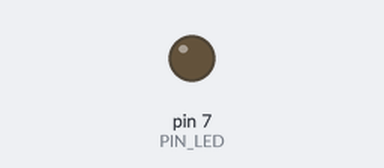
Recording of a sketch running on a simulated Arduino Uno, built with avr-gcc and run on an emulated ATmega328P. Parts: output pins drawn as LEDs (lit = HIGH). What the sketch prints to the serial monitor is not drawn.

Above: at 0.05 s.
At 0.45 s:
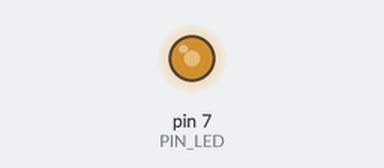
At 0.85 s:
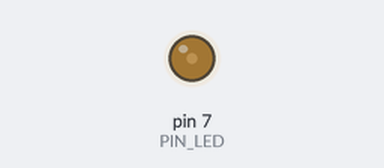
At 2.0 s:
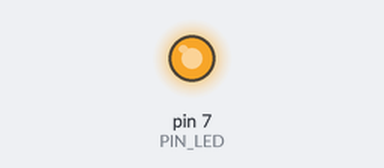
Timing chart, 0 to 4.7 s (numbered marks = the images above):
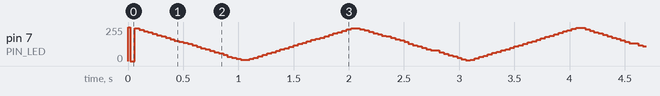

The sketch:

project1.ino
```cpp
#define PIN_LED 7 // LED connected to digital pin 7

int set_period(int period) { // period: 100 to 10000 (unit: us)
  return period;
}

double set_p = set_period(10000); // set a period
double upper_p = 1000000/set_p/2/100;

void set_duty(int duty){ // duty: 0 to 100 (unit: %)
  for (int i=0 ; i < upper_p ; i += 1){
    digitalWrite(PIN_LED, 0);
    delayMicroseconds(set_p/100*duty);
    digitalWrite(PIN_LED, 1);
    delayMicroseconds(set_p/100*(100-duty));
  }
}

void setup() {
  pinMode(PIN_LED, OUTPUT);

  Serial.begin(115200);
  while (!Serial){
    ; //wait for serial port to connect.
  }
  Serial.println("start");
}

void loop() {
  for (int duty = 0 ; duty < 100; duty += 1) {
    set_duty(duty);
  }
  for (int duty = 100 ; duty > 0; duty -= 1) {
    set_duty(duty);
  }
  Serial.println("finish");
}
```
